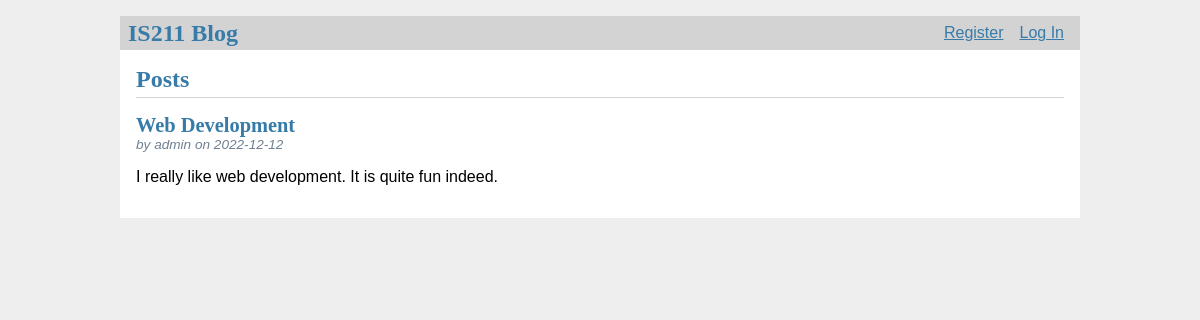
Before: / with the older database file.
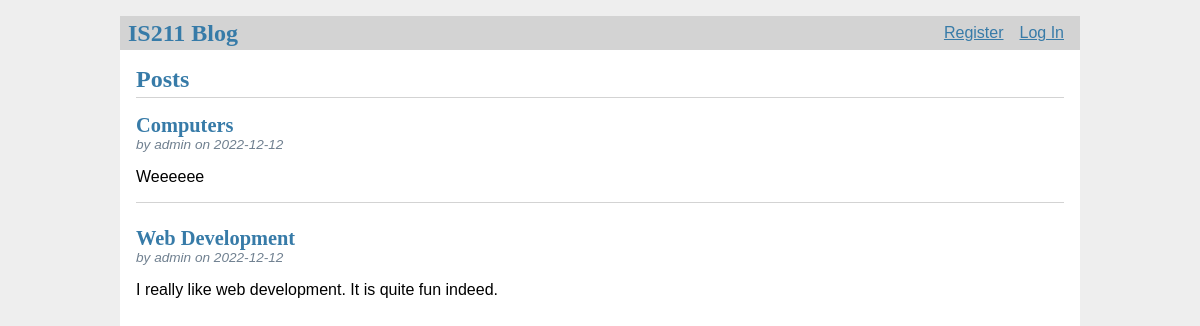
After: the same page with the newer database file.
### tables this page shows
CREATE TABLE post (
  id INTEGER PRIMARY KEY AUTOINCREMENT,
  author_id INTEGER NOT NULL,
  created TIMESTAMP NOT NULL DEFAULT CURRENT_TIMESTAMP,
  title TEXT NOT NULL,
  body TEXT NOT NULL,
  FOREIGN KEY (author_id) REFERENCES user (id)
);

CREATE TABLE user (
  id INTEGER PRIMARY KEY AUTOINCREMENT,
  username TEXT UNIQUE NOT NULL,
  password TEXT NOT NULL
);

### IS211_FinalProject.py (the view)
@app.route('/')
def dashboard():
    db = get_db()
    posts = db.execute(
        "SELECT p.id, title, body, created, author_id, username"
        " FROM post p JOIN user u ON p.author_id = u.id"
        " ORDER BY created DESC"
    ).fetchall()
    return render_template('dashboard.html', posts=posts)

### IS211_FinalProject.py (called while the page is built)
def get_db():
    db = lite.connect(
        app.config['DATABASE'],
        detect_types=lite.PARSE_DECLTYPES
        )
    db.row_factory = lite.Row
    return db

@app.before_request
def load_logged_in_user():
    user_id = session.get('user_id')
    if user_id is None:
        g.user = None
    else:
        g.user = get_db().execute(
            'SELECT * FROM user WHERE id = ?', (user_id,)
        ).fetchone()

### templates/dashboard.html (shortened to what this page needs)
{% extends 'base.html' %}
{% block header %}
  <h1>{% block title %}Posts{% endblock %}</h1>
{% endblock %}
{% block content %}
  {% for post in posts %}
    <article class="post">
      <header>
        <div>
          <h1>{{ post['title'] }}</h1>
          <div class="about">by {{ post['username'] }} on {{ post['created'].strftime('%Y-%m-%d') }}</div>
        </div>
      </header>
      <p class="body">{{ post['body'] }}</p>
    </article>
    {% if not loop.last %}
      <hr>
    {% endif %}
  {% endfor %}
{% endblock %}

### templates/base.html (shortened to what this page needs)
<!doctype html>
<link rel="stylesheet" href="{{ url_for('static', filename='style.css') }}">
<nav>
  <h1>IS211 Blog</h1>
  <ul>
    {% if g.user %}
      <li><span>{{ g.user['username'] }}</span>
      <li><a href="{{ '/logout' }}">Log Out</a>
    {% else %}
      <li><a href="{{ '/register' }}">Register</a>
      <li><a href="{{ '/login' }}">Log In</a>
    {% endif %}
  </ul>
</nav>
<section class="content">
  <header>
    {% block header %}{% endblock %}
  </header>
  {% block content %}{% endblock %}
</section>

### static/style.css (style rules this page uses)
h1 { font-family: serif; color: #377ba8; margin: 1rem 0; }
a { color: #377ba8; }
hr { border: none; border-top: 1px solid lightgray; }
nav { background: lightgray; display: flex; align-items: center; padding: 0 0.5rem; }
nav h1 { flex: auto; margin: 0; }
nav ul { display: flex; list-style: none; margin: 0; padding: 0; }
nav ul li a, nav ul li span, header .action { display: block; padding: 0.5rem; }
.content { padding: 0 1rem 1rem; }
.content > header { border-bottom: 1px solid lightgray; display: flex; align-items: flex-end; }
.content > header h1 { flex: auto; margin: 1rem 0 0.25rem 0; }
.post > header { display: flex; align-items: flex-end; font-size: 0.85em; }
.post > header > div:first-of-type { flex: auto; }
.post > header h1 { font-size: 1.5em; margin-bottom: 0; }
.post .about { color: slategray; font-style: italic; }
.post .body { white-space: pre-line; }
.content:last-child { margin-bottom: 0; }

Changed rows visible on the page:
added post: title "Computers", username "admin", created "2022-12-12", body "Weeeeee"
